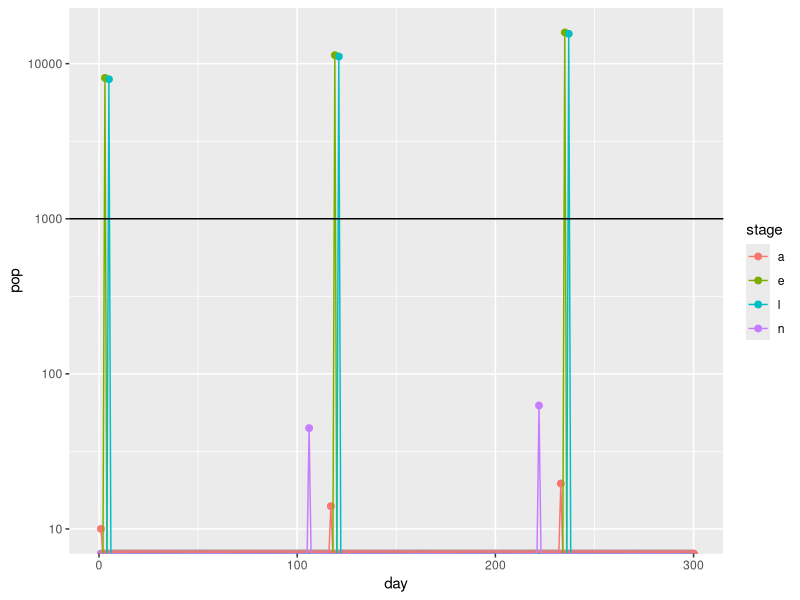

R code for this plot:
## Ixodes population dynamics model
## Dave Allen and Myles Stokowski

library(tidyverse)

# 00
# read inputs 
# host_community <- read_csv('inputs/host_community.csv')
weather <- read_csv('inputs/weather.csv')
tick_params <- read_csv('inputs/tick_parameters_simple_stable_delay2.csv')
tick_funs <- read_csv('inputs/tick_functions_simple_delay.csv')
life_stages <- read_csv('inputs/tick_stages_simple.csv')[[1]]

# hard code in some values as placeholders until we have nicely formatted inputs
n_host_spp <- 3 # mouse, squirrel, deer
host_den <- c(40, 8, 0.25)
l_pref <- c(1, 0.75, 0.25)
n_pref <- c(1, 1, 0.25)
a_pref <- c(0, 0, 1)
l_feed_success <- c(0.49, 0.17, 0.49)
n_feed_success <- c(0.49, 0.17, 0.49)
a_feed_success <- c(0, 0, 0.49)
host_rc <- c(0.92, 0.147, 0.046)

max_delay <- 300
#initial_population <- runif(length(life_stages), 1000, 1000)
initial_population <- c(0,0,0,10)

# 01 functions to grab the parameters that determine the transition matrix at a given time
get_temp <- function(time) {
  weather %>%
    filter(j_day %in% time) %>%
    pull(tmean)
}

get_vpd <- function(time) {
  weather %>% 
    filter(j_day %in% time) %>%
    pull(vpdmean)
} 

# 02 functional forms for transition probabilities

expo_fun <- function(x, y, p) ifelse(x>0,p['a']*x^p['b'],0)
briere_fun <- function(x, y, p) ifelse(x>p['tmin'] & x<p['tmax'],p['q']*x*(x-p['tmin'])*sqrt(p['tmax']-x),0) # https://doi.org/10.7554/eLife.58511
constant_fun <- function(x, y, p) p['a'] # because there is no pred (x or y) input in this function, it always outputs a scalar
                                         # which is problematic when we want to do a cumsum
binomial_fun <- function(x, y, p) 1-(1-p['a'])^x

# 03
# functions that calculate individual transition probabilities for advancing to consecutive life stage
# this generic function will pull out the functional form and parameters need to make the transition function
get_transition_fun <- function(which_from, which_to, pred1 = NULL, pred2 = NULL, functions = tick_funs, parameters = tick_params) {
  f <- functions %>%
    filter(from == which_from, to == which_to) %>%
    pull(transition_fun) %>%
    get()
  
  params <- parameters %>%
    filter(from == which_from, to == which_to) %>%
    pull(param_value)
  
  names(params) <- parameters %>%
    filter(from == which_from, to == which_to) %>%
    pull(param_name)
  
  f(x = pred1, y = pred2, p =  params) %>% unname()
}

# Dave: We will get these transition probs from other studies
# Ogden et al 2004: https://doi.org/10.1603/0022-2585-41.4.622
# Ogden et al. 2005: https://doi.org/10.1016/j.ijpara.2004.12.013
# Dobson et al. 2011: https://doi.org/10.1111/j.1365-2664.2011.02003.x
# Wallace et al 2019: https://doi.org/10.1155/2019/9817930
# Randolph 1999 effect of Sat Def on questing, see FIg 3: http://doi.org/10.1093/jmedent/36.6.741

# 04
# at each step, we generate a new transition matrix whose transition probabilities
# are based on the input data (weather, host_community) at that time 
# Myles note: I think all the transitions we're handling this way are questing -> feeding
gen_trans_matrix <- function(time) {
  
  # get the parameters 
  temp = get_temp(time)
  vpd = get_vpd(time)
  
  # initialize the transition matrix with zeros
  n_life_stages <- length(life_stages)
  trans_matrix <- matrix(0, ncol = n_life_stages, nrow = n_life_stages, 
                         dimnames = list(life_stages, life_stages))
  
  transitions <- tick_funs %>% 
    filter(delay == 0,
           from %in% life_stages, # need until all tick_funs lines are to and from life stage names (or m)
           to %in% life_stages,  # exclude mortality
           is.na(todo))          
  
  mort <- tick_funs %>%
    filter(delay == 0, 
           from %in% life_stages,
           to == 'm',
           is.na(todo))
  
  
  if (nrow(transitions) > 0) {
    for (t in seq_len(nrow(transitions))) {
      from <- transitions[t,]$from
      to <- transitions[t,]$to
      pred1 <- get_pred(time, transitions[t,]$pred1, transitions[t,]$delay)
      pred2 <- get_pred(time, transitions[t,]$pred2, transitions[t,]$delay)
      trans_matrix[from, to] <- get_transition_fun(from, to, pred1, pred2) * transitions[t,]$fecundity
    }
  }
  
  # just turning this off for now for the simple run
  if (FALSE)
  {
    # this is where we should (temporarily) hard code in any transitions
    # probability of feeding <- chance of active questing * chance of finding a host
    trans_matrix['ql', 'fl'] <- trans_matrix['ql', 'fl'] * get_transition_fun('q', 'f', pred1 = sum(host_den * l_pref))
    trans_matrix['qun', 'fun'] <- trans_matrix['qun', 'fun'] * get_transition_fun('q', 'f', pred1 = sum(host_den * n_pref))
    trans_matrix['qin', 'fin'] <- trans_matrix['qin', 'fin'] * get_transition_fun('q', 'f', pred1 = sum(host_den * n_pref))
    trans_matrix['qua', 'fua'] <- trans_matrix['qua', 'fua'] * get_transition_fun('q', 'f', pred1 = sum(host_den * a_pref))
    trans_matrix['qia', 'fia'] <- trans_matrix['qia', 'fia'] * get_transition_fun('q', 'f', pred1 = sum(host_den * a_pref))
    # TODO: idea for implementing this without hardcoding: could have a rule that if there are multiple transitions with the
    # same from and to, we take the product of them. This would allow us to keep these functions on separate lines in the
    # input file, and would mean that we wouldn't have to write a new function in step 02 "binomial * briere". But that
    # would still be a rule that's not controllable in the input file...
    
    # TODO!!! these should be implemented as time delay
    # density dependent feeding success? Yikes, will need to track how many of each life stage on each host every day?????
    # for now ignore density dependent feeding success
    # Myles note: not sure how to implement time delay here. What's different here is that one class goes to multiple, 
    # and the transition probability is not only describing the chance of advancing to next stage, but also the 
    # relative number of feeding ticks that become either infected or uninfected.
    # Idea: maybe we have to split up the processes of becoming infected (interpret this is a probability) and 
    # becoming engorged (interpret this as a time delay)
    trans_matrix['fl', 'eul'] <- sum((1-host_rc) * (l_feed_success * ( (host_den * l_pref)/sum(host_den * l_pref))))
    trans_matrix['fl', 'eil'] <- sum(host_rc* (l_feed_success * ( (host_den * l_pref)/sum(host_den * l_pref))))
    trans_matrix['fl', 'fl'] <- 1 - trans_matrix['fl', 'eul'] - trans_matrix['fl', 'eil'] - get_transition_fun('fl', 'm')
    
    trans_matrix['fun', 'eun'] <- sum((1-host_rc) * (n_feed_success * ( (host_den * n_pref)/sum(host_den * n_pref))))
    trans_matrix['fun', 'ein'] <- sum(host_rc* (n_feed_success * ( (host_den * n_pref)/sum(host_den * n_pref))))
    trans_matrix['fun', 'fun'] <- 1 - trans_matrix['fun', 'eun'] - trans_matrix['fun', 'ein'] - get_transition_fun('fn', 'm')
    trans_matrix['fin', 'ein'] <- n_feed_success * ((host_den * n_pref)/sum(host_den * n_pref))
    trans_matrix['fin', 'fin'] <- 1 - trans_matrix['fin', 'ein'] - get_transition_fun('fn', 'm')
    
    trans_matrix['fua', 'eua'] <- sum((1-host_rc) * (a_feed_success * ( (host_den * a_pref)/sum(host_den * a_pref))))
    trans_matrix['fua', 'eia'] <- sum(host_rc* (a_feed_success * ( (host_den * a_pref)/sum(host_den * a_pref))))
    trans_matrix['fua', 'fua'] <- 1 - trans_matrix['fua', 'eua'] - trans_matrix['fua', 'eia'] - get_transition_fun('fa', 'm')
    trans_matrix['fia', 'eia'] <- a_feed_success * ((host_den * a_pref)/sum(host_den * a_pref))
    trans_matrix['fia', 'fia'] <- 1 - trans_matrix['fia', 'eia'] - get_transition_fun('fa', 'm')
  }
  
  
  if (nrow(mort) > 0) {
    for (m in seq_len(nrow(mort))) {
      from_val <- mort[m,]$from
      trans_matrix[from_val, from_val] <- fecundity - sum(trans_matrix[from_val,]) - get_transition_fun(from_val, 'm', pred1, pred2)
      fecundity <- transitions %>% filter(from == from_val, to != 'm') %>% pull(fecundity)
    }
  }
  
  return(trans_matrix)
}

# based on the current time, delay_mat and N, return a delay_mat for the next time step
update_delay_mat <- function(time, delay_mat, N) {
  
  transitions <- tick_funs %>% filter(delay == 1,
                                      is.na(todo), 
                                      from %in% life_stages,
                                      to %in% life_stages)
                                      
  
  for (t in seq_len(nrow(transitions))) {
    from <- transitions[t,]$from
    to <- transitions[t,]$to
    
    pred1 <- get_pred(time, transitions[t,]$pred1, transitions[t,]$delay)
    pred2 <- get_pred(time, transitions[t,]$pred2, transitions[t,]$delay)
    
    # calculate transition
    fun <- get_transition_fun(from, to, pred1, pred2)
    
    # constant functions return a single value, 
    # we need a vector with many entries for the cumsum
    if (length(fun) == 1) {
      fun <- seq(from=fun, to=fun, length.out = max_delay) # I think this is still 1 shorter than time:(time+max_delay), may not matter
    }
    
    days <- cumsum(fun) > 1
    
    if (TRUE %in% days) {
      days_to_next <- min(which(days))
      surv_to_next <- (1 - get_transition_fun(from, 'm', pred1, pred2)) ^ days_to_next
      delay_mat[to, time + days_to_next] <- delay_mat[to, time + days_to_next] + 
        N[from, time] * surv_to_next * transitions[t, 'fecundity'][[1]]
    }
  }
  return(delay_mat)
}

# return a vector of length max_delay of a predictor
get_pred <- function(time, pred, is_delay) {
  
  # if delay, we want a long vector so the cumsum will reach 1
  # otherwise, we want a vector of length 1
  if (is_delay) {time <- time:(time + max_delay)}
  
  if (is.na(pred)) {
    return(NULL)
  } else if (pred == "temp") {
    return(get_temp(time))
  } else if (pred == "sum(host_den * l_pref)") {
    return(sum(host_den * l_pref))
  } else {
    print("error: couldn't match pred")
  }
}

# 05 iteratively run model 
run <- function(steps, initial_population) {
  
  # initialize a delay matrix of all zeros
  delay_mat <- matrix(nrow = length(life_stages), ncol = steps + max_delay, data = 0)
  rownames(delay_mat) <- life_stages
  
  # intialize a population matrix with initial_population
  N <- matrix(nrow = length(life_stages), ncol = steps, data = 0)
  N[,1] <- initial_population 
  rownames(N) <- life_stages
  
  # at each time step:
  # (1) generate a new trans_matrix based on conditions at "time"
  # (2) update the delay_mat based on conditions at "time" 
  # (3) update the population matrix "N" for "time + 1"
  for (time in 1:(steps - 1)) {
    trans_matrix <- gen_trans_matrix(time)
    delay_mat <- update_delay_mat(time, delay_mat, N)
    N[, time + 1] <- N[, time] %*% trans_matrix + delay_mat[, time + 1]
  }
  
  # the population matrix N and delay_mat are local variables
  # we return them here after running "steps" times
  return(list(N, delay_mat))
}

# run the model and extract the output population matrix and delay_matrix
out <- run(steps=300, initial_population)
out_N <- out[[1]]
out_delay_mat <- out[[2]]

# inspect the outputs
out_N[,1:50]
out_delay_mat[,1:50]

# convert output population matrix to a friendly format for graphing
out_N_df <- out_N %>% t() %>% as.data.frame() %>% mutate(day = row_number()) %>% 
  pivot_longer(e:a, names_to = 'stage', values_to = 'pop')

# graph population over time
ggplot(out_N_df, aes(x = day, y = pop, color = stage)) + 
  geom_point(size = 2) + # (position = 'jitter') + 
  geom_line() + 
  #ylim(0,3000) + 
  xlim(0, 300) + 
  scale_y_log10() + 
  geom_hline(yintercept = 1000)
